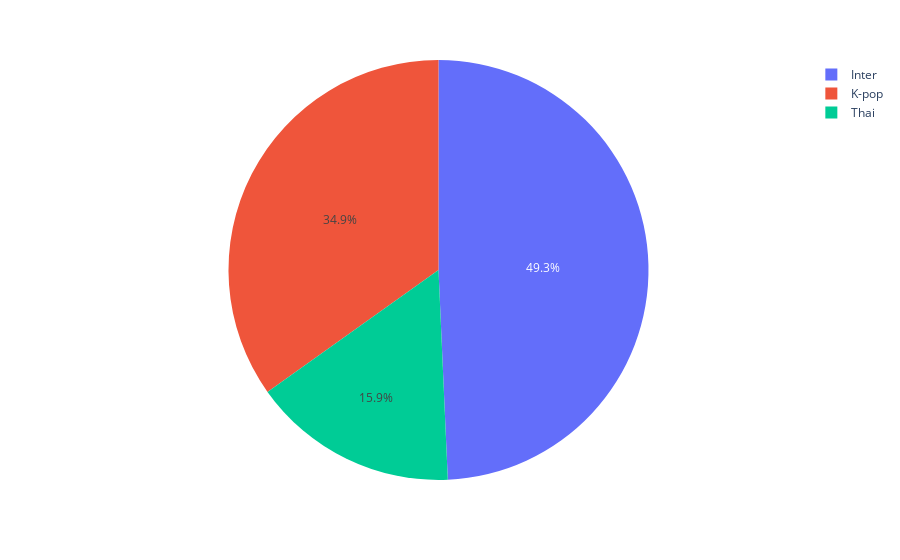

The cell this chart's notebook holds for it:
### Code cell
fig = px.pie(yo, values='Sum', names='Region')
fig.update_traces(textposition='inside')
fig.update_layout(uniformtext_minsize=12, uniformtext_mode='hide')
fig.show()

### Figure 1 — Plotly figure (JSON) as saved in the notebook; plotly's stock layout.template omitted (floating-point values rounded to 4 significant figures)
{"data": [{"domain": {"x": [0, 1], "y": [0, 1]}, "hovertemplate": "Region=%{label}<br>Sum=%{value}<extra></extra>", "labels": ["Inter", "K-pop", "Thai"], "legendgroup": "", "name": "", "showlegend": true, "textposition": "inside", "type": "pie", "values": [4845, 3426, 1558]}], "layout": {"legend": {"tracegroupgap": 0}, "margin": {"t": 60}, "uniformtext": {"minsize": 12, "mode": "hide"}}}
